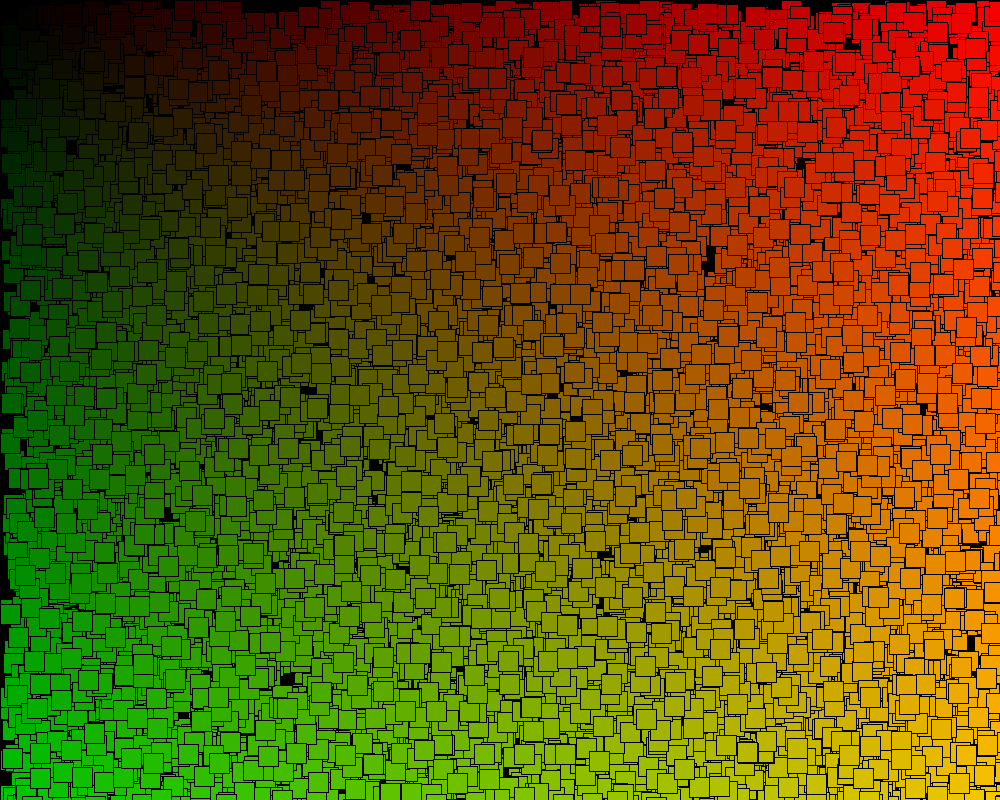
Frame 1 (no input)
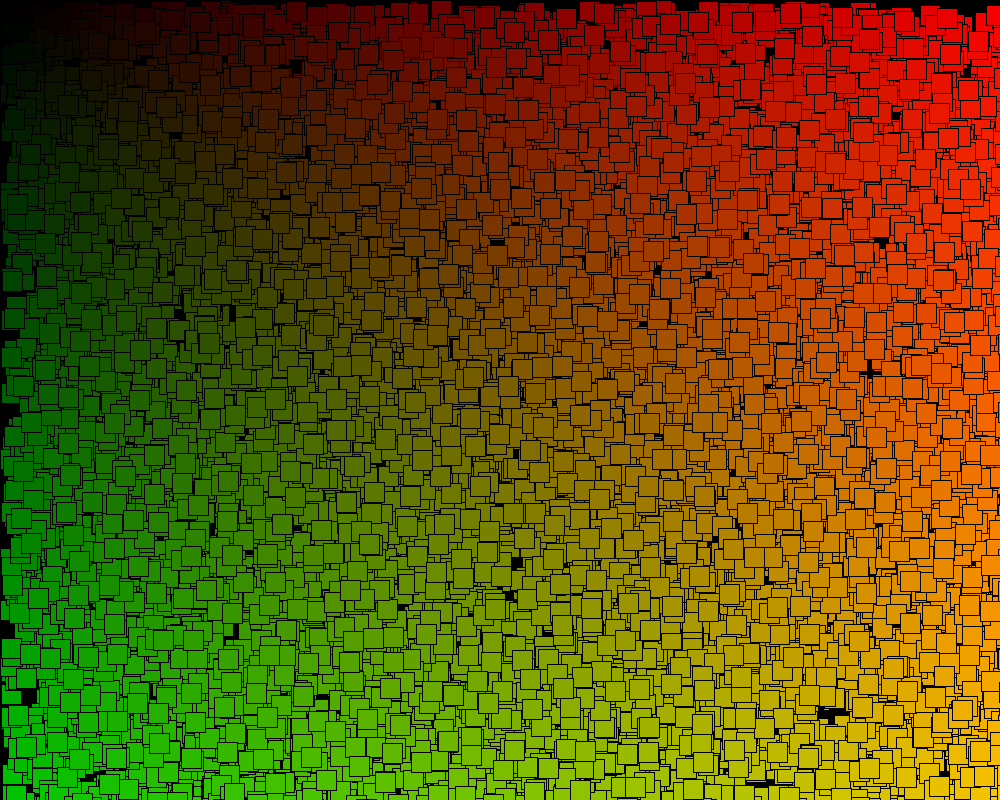
Frame 60 (the mouse pressed at the canvas centre just before this capture)
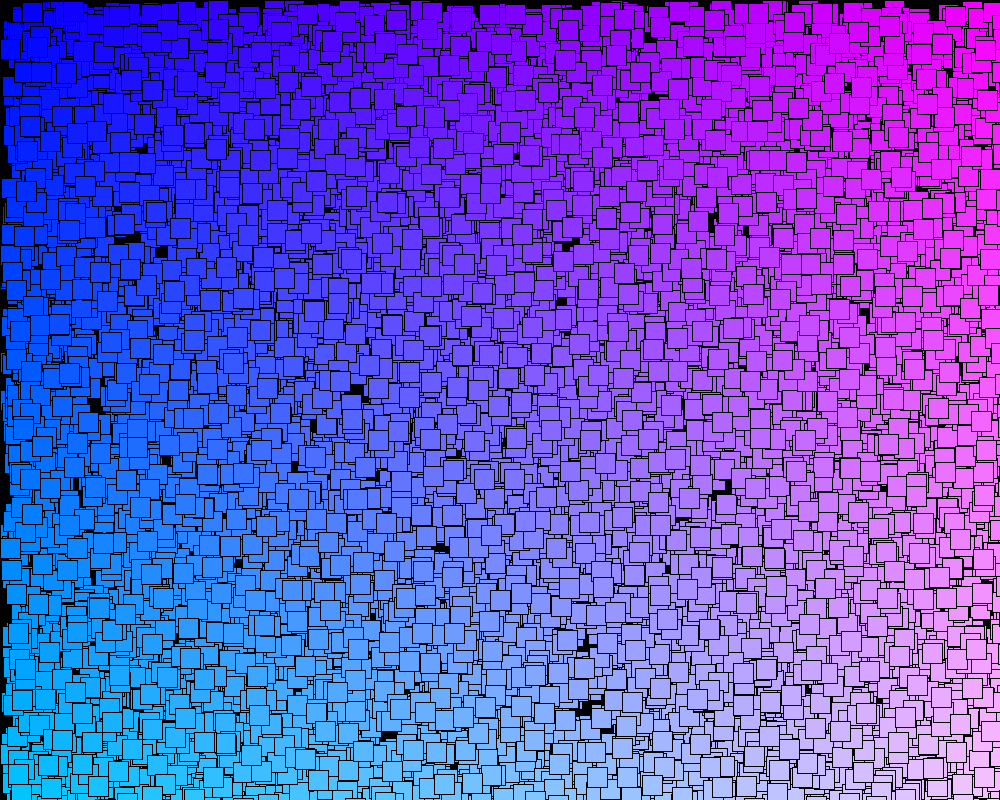
Frame 120 (the mouse held since frame 60 and released just before this capture)

The Processing sketch that drew these frames (run headless with seeded random() and noise(); from frame 60 on, the mouse is pressed at the canvas centre):

// Processing sketch: PXP_random_positions
// ── PXP_random_positions.pde
// The world pixel by pixel 2021
// Daniel Rozin
// Random positioning of elements

int cellSize= 20;                  // the size of each element
int numOfElements=10000;           //  how many to draw every frame

void setup(){
 size(1000, 800);         
}

void draw(){
  background (0);
  for (int i = 0; i < numOfElements ; i++){
       float xPosition = random(width);                  // randomize an X and Y position
       float yPosition = random(height);
       fill(xPosition/4,yPosition/4,mouseX);            // give it some color and inteactivity
       rect(xPosition, yPosition,cellSize,cellSize);
  }  
}
